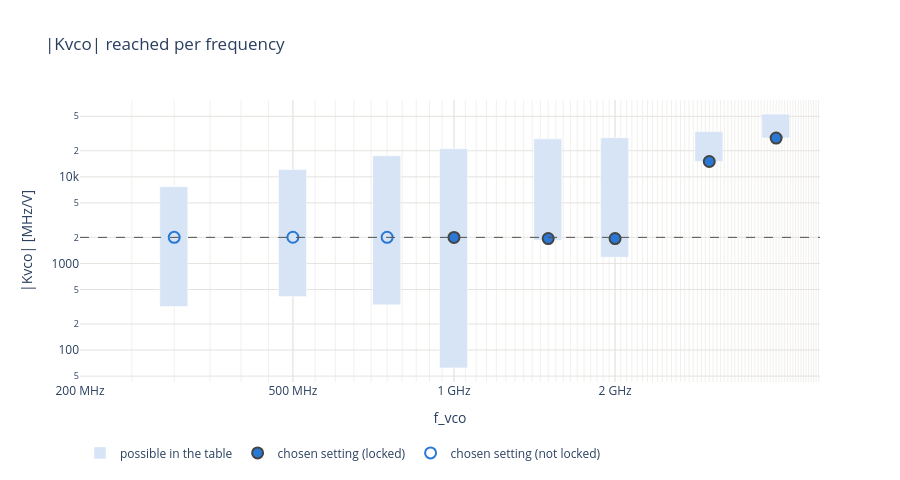

Notebook code for this chart:
### Code cell
# |Kvco| reached per frequency (dots: locked filled, not locked open) against the requested one (dashed), with the
# range the lookup table offers at that frequency (bar).
fig = go.Figure()
fig.add_bar(x=all_runs["f_vco"] / 1e6, y=(all_runs["kvco_max"] - all_runs["kvco_min"]) / 1e6,
            base=all_runs["kvco_min"] / 1e6, width=all_runs["f_vco"] / 1e6 * 0.12, marker_color="#d6e4f5",
            name="possible in the table", customdata=np.c_[all_runs["kvco_min"] / 1e6, all_runs["kvco_max"] / 1e6],
            hovertemplate="%{x:g} MHz: %{customdata[0]:.0f}-%{customdata[1]:.0f} MHz/V possible<extra></extra>")
for locked, symbol, name in ((1, "circle", "chosen setting (locked)"), (0, "circle-open", "chosen setting (not locked)")):
    d = all_runs[all_runs["locked"].fillna(0) == locked]
    fig.add_scatter(x=d["f_vco"] / 1e6, y=d["kvco_pred"] / 1e6, mode="markers", name=name,
                    marker=dict(symbol=symbol, size=11, color=PALETTE[0], line=dict(width=2)),
                    hovertemplate="%{x:g} MHz: |Kvco| %{y:.0f} MHz/V<extra></extra>")
k_req = float(all_runs["kvco_request"].iloc[0])
fig.add_hline(y=k_req / 1e6, line=dict(color=INK, width=1, dash="dash"),
              annotation_text=f"requested {k_req / 1e6:.0f} MHz/V", annotation_position="top left")
fig.update_layout(title="|Kvco| reached per frequency", template="plotly_white", height=480, barmode="overlay",
                  legend=dict(orientation="h", y=-0.2))
fig.update_xaxes(title="f_vco", gridcolor=GRID, **FREQ_AXIS)
fig.update_yaxes(title="|Kvco| [MHz/V]", type="log", gridcolor=GRID)
save(fig, "kvco_vs_f")

### Figure 1 — Plotly figure (JSON) as saved in the notebook; plotly's stock layout.template omitted (floating-point values rounded to 4 significant figures)
{"data": [{"base": [317.4, 414.7, 332.4, 62.22, 1849.0, 1179.0, 15020.0, 28040.0], "customdata": [[317.4, 7689.0], [414.7, 12120.0], [332.4, 17530.0], [62.22, 21140.0], [1849.0, 27460.0], [1179.0, 28230.0], [15020.0, 33300.0], [28040.0, 53000.0]], "hovertemplate": "%{x:g} MHz: %{customdata[0]:.0f}-%{customdata[1]:.0f} MHz/V possible<extra></extra>", "marker": {"color": "#d6e4f5"}, "name": "possible in the table", "type": "bar", "width": [36.0, 60.0, 90.0, 120.0, 180.0, 240.0, 360.0, 480.0], "x": [300.0, 500.0, 750.0, 1000.0, 1500.0, 2000.0, 3000.0, 4000.0], "y": [7372.0, 11710.0, 17190.0, 21080.0, 25610.0, 27060.0, 18280.0, 24960.0]}, {"hovertemplate": "%{x:g} MHz: |Kvco| %{y:.0f} MHz/V<extra></extra>", "marker": {"color": "#2a78d6", "line": {"width": 2}, "size": 11, "symbol": "circle"}, "mode": "markers", "name": "chosen setting (locked)", "type": "scatter", "x": [1000.0, 1500.0, 2000.0, 3000.0, 4000.0], "y": [1996.0, 1939.0, 1938.0, 15020.0, 28040.0]}, {"hovertemplate": "%{x:g} MHz: |Kvco| %{y:.0f} MHz/V<extra></extra>", "marker": {"color": "#2a78d6", "line": {"width": 2}, "size": 11, "symbol": "circle-open"}, "mode": "markers", "name": "chosen setting (not locked)", "type": "scatter", "x": [300.0, 500.0, 750.0], "y": [2000.0, 2005.0, 2004.0]}], "layout": {"annotations": [{"showarrow": false, "text": "requested 2000 MHz/V", "x": 0, "xanchor": "left", "xref": "x domain", "y": 2000, "yanchor": "bottom", "yref": "y"}], "barmode": "overlay", "height": 480, "legend": {"orientation": "h", "y": -0.2}, "shapes": [{"line": {"color": "#52514e", "dash": "dash", "width": 1}, "type": "line", "x0": 0, "x1": 1, "xref": "x domain", "y0": 2000, "y1": 2000, "yref": "y"}], "title": {"text": "|Kvco| reached per frequency"}, "xaxis": {"gridcolor": "#e4e3df", "minor": {"gridcolor": "#f1f0ed", "showgrid": true}, "ticktext": ["100 MHz", "200 MHz", "500 MHz", "1 GHz", "2 GHz", "5 GHz", "10 GHz"], "tickvals": [100, 200, 500, 1000, 2000, 5000, 10000], "title": {"text": "f_vco"}, "type": "log"}, "yaxis": {"gridcolor": "#e4e3df", "title": {"text": "|Kvco| [MHz/V]"}, "type": "log"}}}
